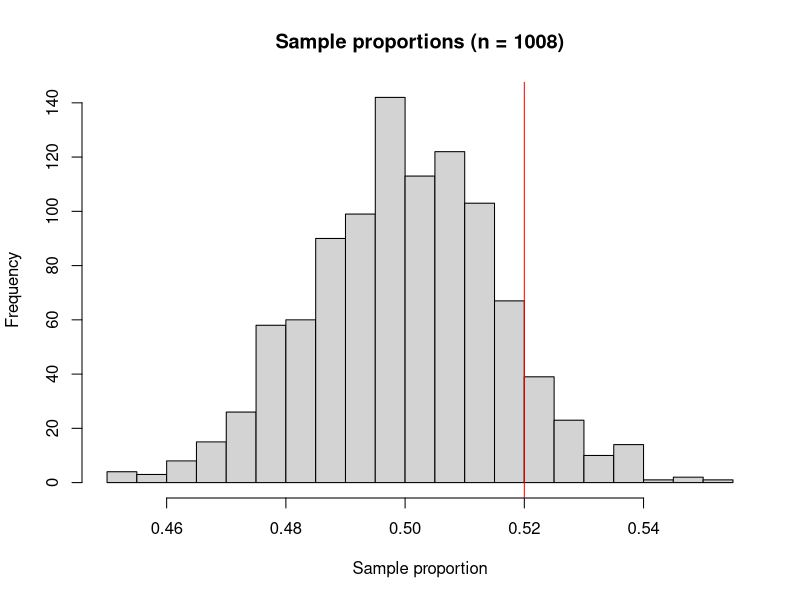
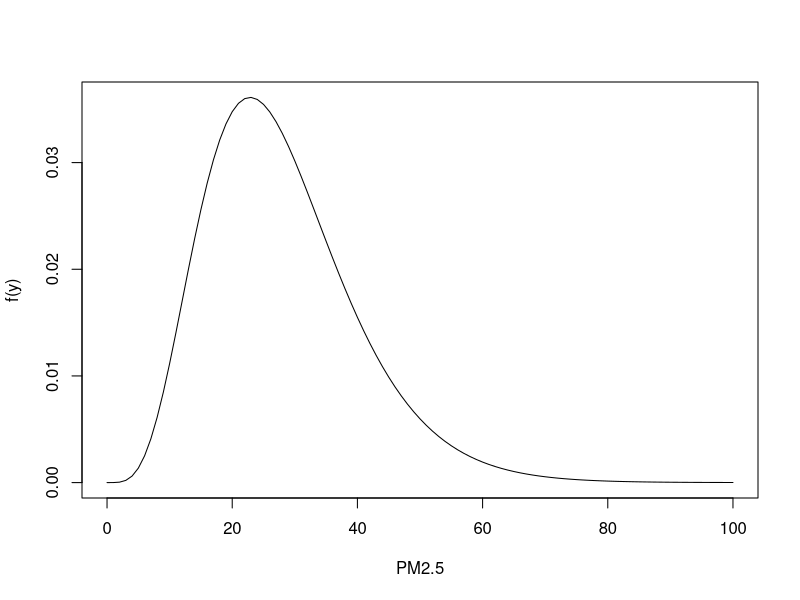
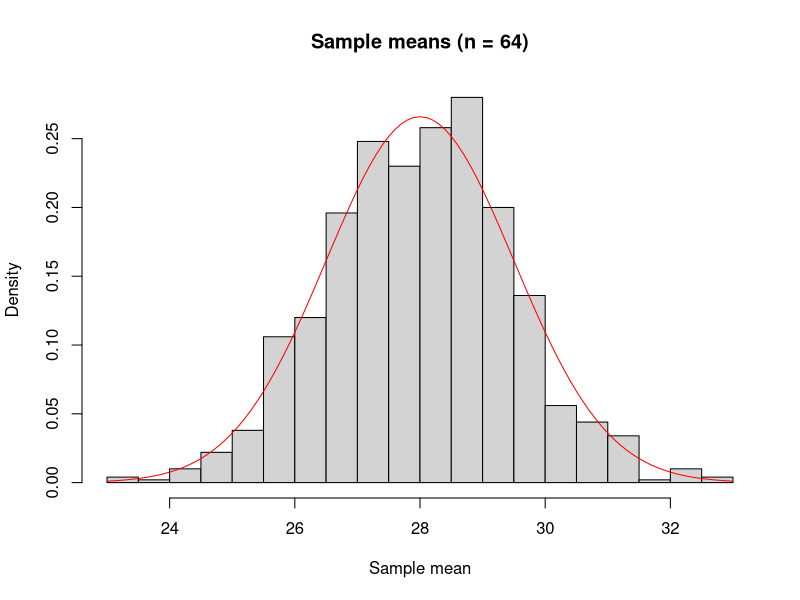

These charts were generated, in order, by the following R code:
## -----------------------------------------------------------------------------
524 / 1008 # Sample proportion

## -----------------------------------------------------------------------------
set.seed(123)
R <- 1000 # Number of simulated surveys
pi_hat <- rbinom(R, size = 1008, prob = 0.5) / 1008 # R sample proportions
head(pi_hat)

## -----------------------------------------------------------------------------
hist(pi_hat, breaks = 30, main = "Sample proportions (n = 1008)", xlab = "Sample proportion")
abline(v = 0.52, col = "red") # Observed sample proportion

## -----------------------------------------------------------------------------
mean(pi_hat >= 0.52) # The mean of TRUE / FALSE values is a proportion

## -----------------------------------------------------------------------------
mean(pi_hat) # Simulated
sd(pi_hat) # Simulated
sqrt(0.5 * 0.5 / 1008) # Theoretical standard error

## -----------------------------------------------------------------------------
sqrt(0.5 * 0.5 / 10000)

## -----------------------------------------------------------------------------
mu <- 28
sigma <- 12
k <- mu^2 / sigma^2 # Shape, so that the mean is mu
lambda <- mu / sigma^2 # Rate, so that the standard deviation is sigma
curve(dgamma(x, shape = k, rate = lambda), from = 0, to = 100, xlab = "PM2.5", ylab = "f(y)")

## -----------------------------------------------------------------------------
set.seed(123)
n <- 64
mean(rgamma(n, shape = k, rate = lambda))
mean(rgamma(n, shape = k, rate = lambda))
mean(rgamma(n, shape = k, rate = lambda))

## -----------------------------------------------------------------------------
y_bar <- rep(NA, R) # Empty vector, to be filled with the R sample means

for (r in 1:R) {
  y <- rgamma(n, shape = k, rate = lambda) # A new campaign of n days
  y_bar[r] <- mean(y) # Its sample mean is stored in position r
}

## -----------------------------------------------------------------------------
mean(y_bar) # Simulated
sd(y_bar) # Simulated
sigma / sqrt(n) # Theoretical standard error

## -----------------------------------------------------------------------------
hist(y_bar, breaks = 30, freq = FALSE, main = "Sample means (n = 64)", xlab = "Sample mean")
curve(dnorm(x, mean = mu, sd = sigma / sqrt(n)), add = TRUE, col = "red")

## -----------------------------------------------------------------------------
1 - pnorm(31, mean = mu, sd = sigma / sqrt(n)) # Central limit theorem
mean(y_bar > 31) # Simulation

## -----------------------------------------------------------------------------
my_var <- function(x) mean(x^2) - mean(x)^2 # From Unit F: divides by n

set.seed(123)
n <- 5
R <- 10000
sigma2_hat <- rep(NA, R)
S2 <- rep(NA, R)

for (r in 1:R) {
  y <- rgamma(n, shape = k, rate = lambda)
  sigma2_hat[r] <- my_var(y)
  S2[r] <- var(y)
}

c(mean(sigma2_hat), mean(S2), sigma^2)

## -----------------------------------------------------------------------------
mean((sigma2_hat - sigma^2)^2) # MSE of the biased estimator
mean((S2 - sigma^2)^2) # MSE of the unbiased estimator
